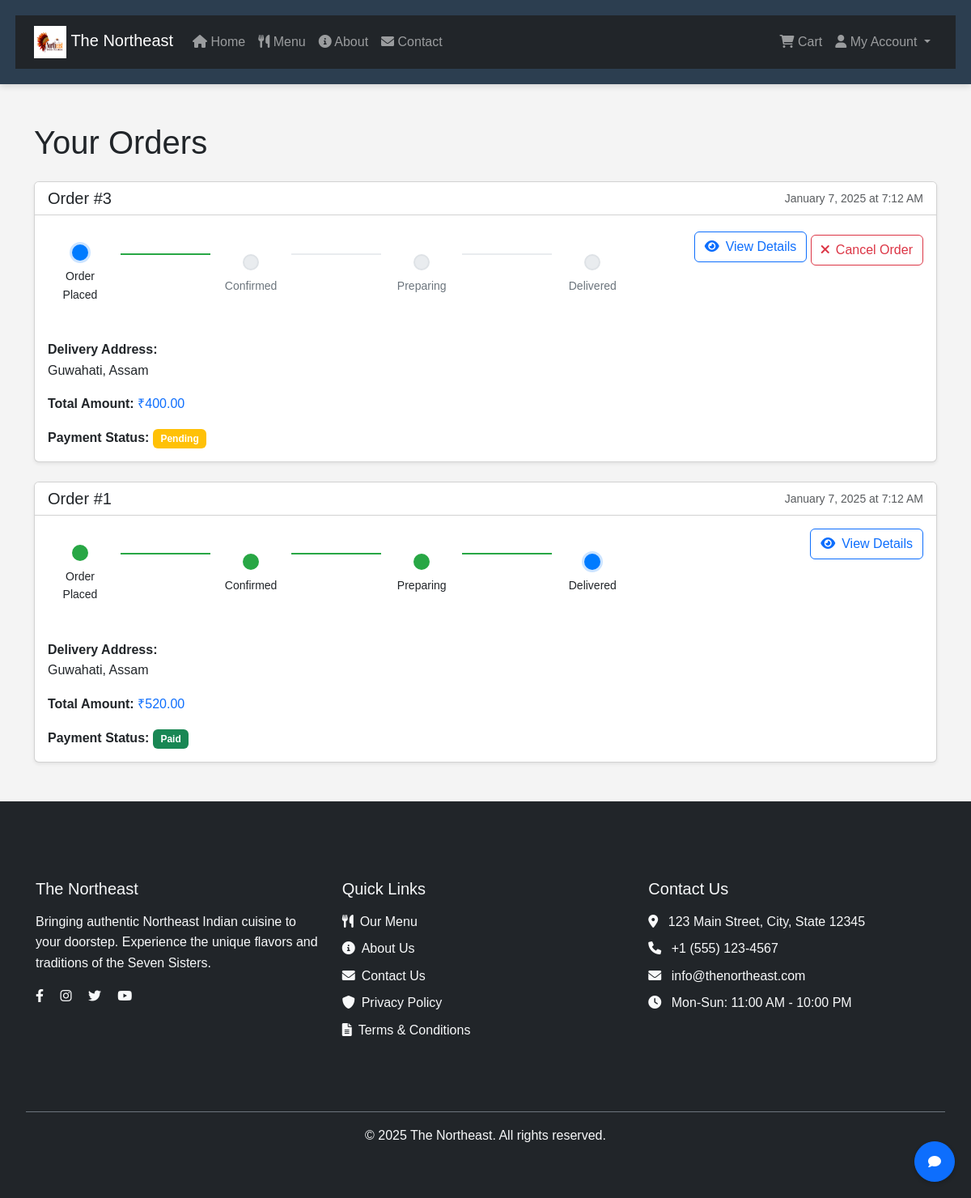
Page /php/views/orders.php (signed in) on the committed database.
### tables this page shows
CREATE TABLE `orders` (
  `order_id` INT NOT NULL AUTO_INCREMENT,
  `user_id` INT NOT NULL,
  `status` ENUM('pending','confirmed','preparing','delivered','cancelled') DEFAULT 'pending',
  `total_amount` DECIMAL(10,2) NOT NULL,
  `payment_status` ENUM('pending','paid','failed') DEFAULT 'pending',
  `delivery_address` TEXT NOT NULL,
  `created_at` TIMESTAMP DEFAULT CURRENT_TIMESTAMP,
  PRIMARY KEY (`order_id`),
  KEY `user_id` (`user_id`),
  CONSTRAINT `orders_ibfk_1` FOREIGN KEY (`user_id`) 
    REFERENCES `users` (`user_id`) ON DELETE CASCADE
);

### php/models/Order.php (called while the page is built, shortened)
<?php
class Order {
    private $pdo;
    public function __construct($pdo) {
        $this->pdo = $pdo;
    }
    public function getUserOrders($userId, $page = 1, $limit = 10, $status = null) {
        try {
            $offset = ($page - 1) * $limit;
            $params = ['user_id' => $userId];
            $sql = 'SELECT o.*, u.first_name, u.last_name, u.email
                   FROM orders o
                   LEFT JOIN users u ON o.user_id = u.user_id
                   WHERE o.user_id = :user_id';
            $sql .= ' ORDER BY o.order_id DESC LIMIT :limit OFFSET :offset';
            $stmt = $this->pdo->prepare($sql);
            foreach ($params as $key => $value) {
                $stmt->bindValue($key, $value);
            }
            $stmt->bindValue(':limit', $limit, PDO::PARAM_INT);
            $stmt->bindValue(':offset', $offset, PDO::PARAM_INT);
            $stmt->execute();
            $orders = $stmt->fetchAll(PDO::FETCH_ASSOC);
            return $orders;
        } catch (PDOException $e) {
            $this->lastError = $e->getMessage();
            error_log("Error getting user orders: " . $e->getMessage());
            return false;
        }
    }
}

### php/helpers.php (called while the page is built, shortened)
<?php
function base_url() {
    return BASE_URL;
}
function url($path = '') {
    return rtrim(base_url(), '/') . '/' . ltrim($path, '/');
}

### php/views/orders.php (the view, shortened to what this page needs)
<?php
require_once __DIR__ . '/../db.php';
require_once __DIR__ . '/../models/Order.php';
require_once __DIR__ . '/../helpers.php';
$order = new Order($pdo);
$orders = $order->getUserOrders($_SESSION['user_id']);
require_once 'header.php';
?>
<main class="container my-5">
    <section class="orders-section">
        <h1 class="mb-4">Your Orders</h1>
        <?php if (empty($orders)): ?>
            <div class="text-center py-5">
                <div class="empty-orders">
                    <img src="<?= url('images/empty-orders.png') ?>" alt="No orders" class="empty-state-image mb-4" style="max-width: 200px;">
                    <h2 class="h4 mb-3">No Orders Yet</h2>
                    <p class="text-muted mb-4">Looks like you haven't placed any orders yet. Explore our delicious Northeast dishes!</p>
                    <a href="<?= url('php/views/menu.php') ?>" class="btn btn-primary">
                        <i class="fas fa-utensils me-2"></i>Browse Menu
                    </a>
                </div>
            </div>
        <?php else: ?>
            <div class="orders-list">
                <?php foreach ($orders as $order): ?>
                    <div class="order-card mb-4">
                        <div class="card shadow-sm">
                            <div class="card-header bg-white">
                                <div class="d-flex justify-content-between align-items-center">
                                    <h3 class="h5 mb-0">Order #<?= htmlspecialchars($order['order_id']) ?></h3>
                                    <span class="order-date text-muted">
                                        <?= date('F j, Y \a\t g:i A', strtotime($order['created_at'])) ?>
                                    </span>
                                </div>
                            </div>
                            <div class="card-body">
                                <div class="row">
                                    <div class="col-md-8">
                                        <?php if ($order['status'] !== 'cancelled'): ?>
                                            <div class="order-progress mb-4">
                                                <?php
                                                $stages = ['pending', 'confirmed', 'preparing', 'delivered'];
                                                $currentStageIndex = array_search($order['status'], $stages);
                                                $statusLabels = [
                                                    'pending' => 'Order Placed',
                                                    'confirmed' => 'Confirmed',
                                                    'preparing' => 'Preparing',
                                                    'delivered' => 'Delivered',
                                                    'cancelled' => 'Cancelled'
                                                ];
                                                foreach ($stages as $index => $stage):
                                                    $isCompleted = $index <= $currentStageIndex;
                                                    $isCurrent = $index === $currentStageIndex;
                                                ?>
                                                    <div class="progress-stage <?= $isCompleted ? 'completed' : '' ?> <?= $isCurrent ? 'current' : '' ?>">
                                                        <div class="stage-dot"></div>
                                                        <span class="stage-label"><?= $statusLabels[$stage] ?></span>
                                                    </div>
                                                    <?php if ($index < count($stages) - 1): ?>
                                                        <div class="progress-line <?= $isCompleted ? 'completed' : '' ?>"></div>
                                                    <?php endif; ?>
                                                <?php endforeach; ?>
                                            </div>
                                        <?php else: ?>
                                            <div class="alert alert-danger mb-3">
                                                <i class="fas fa-times-circle me-2"></i>This order has been cancelled
                                            </div>
                                        <?php endif; ?>
                                        <div class="order-details">
                                            <div class="mb-3">
                                                <strong>Delivery Address:</strong><br>
                                                <?= nl2br(htmlspecialchars($order['delivery_address'])) ?>
                                            </div>
                                            <div class="mb-3">
                                                <strong>Total Amount:</strong>
                                                <span class="text-primary">₹<?= number_format($order['total_amount'], 2) ?></span>
                                            </div>
                                            <div>
                                                <strong>Payment Status:</strong>
                                                <span class="badge bg-<?= $order['payment_status'] === 'paid' ? 'success' : 'warning' ?>">
                                                    <?= ucfirst($order['payment_status']) ?>
                                                </span>
                                            </div>
                                        </div>
                                    </div>
                                    <div class="col-md-4">
                                        <div class="order-actions text-md-end mt-3 mt-md-0">
                                            <a href="<?= url('php/views/order_details.php?id=' . $order['order_id']) ?>"
                                               class="btn btn-outline-primary">
                                                <i class="fas fa-eye me-2"></i>View Details
                                            </a>
                                            <?php if ($order['status'] === 'pending'): ?>
                                                <button onclick="cancelOrder(<?= $order['order_id'] ?>)"
                                                        class="btn btn-outline-danger mt-2">
                                                    <i class="fas fa-times me-2"></i>Cancel Order
                                                </button>
                                            <?php endif; ?>
                                        </div>
                                    </div>
                                </div>
                            </div>
                        </div>
                    </div>
                <?php endforeach; ?>
            </div>
        <?php endif; ?>
    </section>
</main>
<?php require_once 'footer.php'; ?>

### css/style.css (style rules this page uses)
* { margin: 0; padding: 0; box-sizing: border-box; }
body { font-family: Arial, sans-serif; line-height: 1.6; background-color: #f4f4f4; }

### php/views/orders.php (style rules this page uses)
.order-progress { display: flex; align-items: center; justify-content: space-between; padding: 20px 0; position: relative; }
.progress-stage { display: flex; flex-direction: column; align-items: center; position: relative; z-index: 1; }
.stage-dot { width: 20px; height: 20px; border-radius: 50%; background-color: #e9ecef; border: 2px solid #dee2e6; margin-bottom: 8px; }
.stage-label { font-size: 0.875rem; color: #6c757d; text-align: center; width: 80px; }
.progress-line { flex-grow: 1; height: 2px; background-color: #e9ecef; margin: 0 10px; position: relative; top: -25px; z-index: 0; }
.progress-stage.completed .stage-dot { background-color: #28a745; border-color: #28a745; }
.progress-stage.current .stage-dot { background-color: #007bff; border-color: #007bff; box-shadow: 0 0 0 3px rgba(0,123,255,0.2); }
.progress-stage.completed .stage-label, .progress-stage.current .stage-label { color: #212529; font-weight: 500; }
.progress-line.completed { background-color: #28a745; }
.order-card { transition: transform 0.2s ease-in-out; }
.order-date { font-size: 0.875rem; }
.badge { padding: 0.5em 0.8em; }

### rows in the picture
orders: order_id "3", created_at "January 7, 2025 at 7:12 AM", status "pending" (drawn), stage "Order Placed", stage "Confirmed", stage "Preparing", stage "Delivered", delivery_address "Guwahati, Assam", total_amount "400.00", payment_status "Pending"
orders: order_id "1", created_at "January 7, 2025 at 7:12 AM", status "delivered" (drawn), stage "Order Placed", stage "Confirmed", stage "Preparing", stage "Delivered", delivery_address "Guwahati, Assam", total_amount "520.00", payment_status "Paid"
